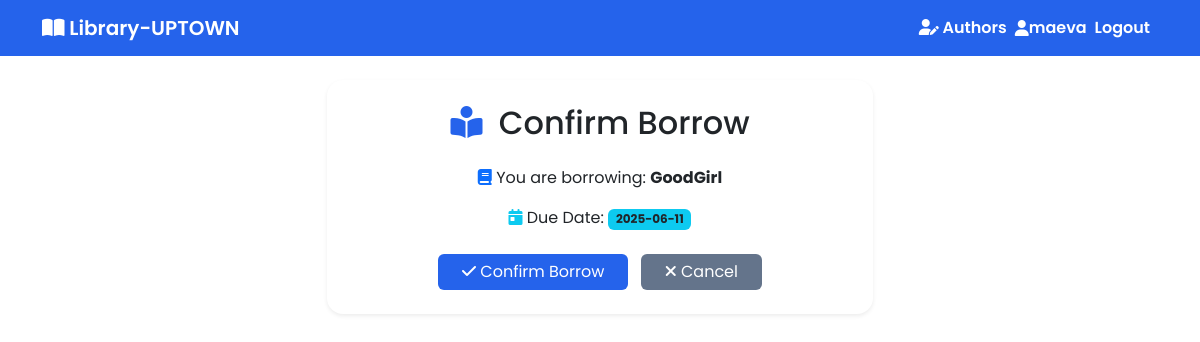
The page /library/books/1/borrow/ (signed in) on the database as committed earlier.
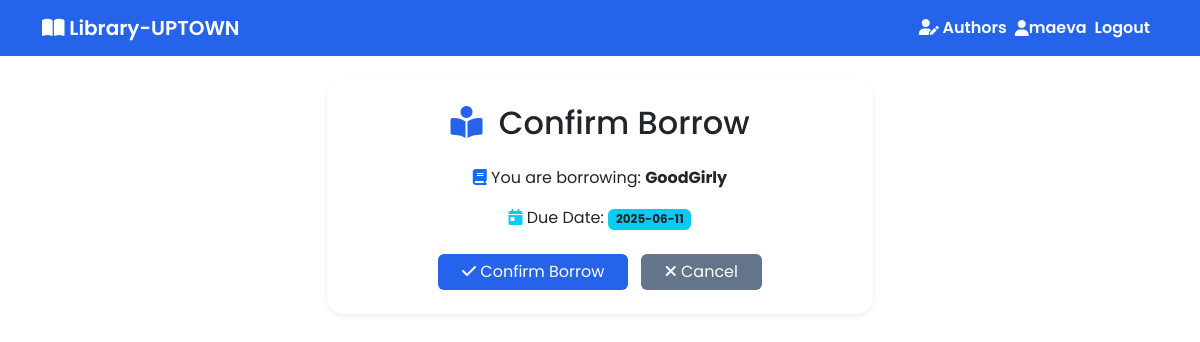
The same page on the database as committed later.
### library/models.py (models this page shows, shortened)
class Book(models.Model):
    CATEGORY_CHOICES = [
        ('FICTION', 'Fiction'),
        ('SCI-FI', 'Science Fiction'),
        ('BIOGRAPHY', 'Biography'),
        ('EDUCATION', 'Education')
    ]
    category = models.CharField(
        max_length=20,
        choices=CATEGORY_CHOICES,
        default='FICTION'
    )
    title = models.CharField(max_length=200)
    author = models.ForeignKey(Author, on_delete=models.CASCADE, related_name='books')
    isbn = models.CharField(
        'ISBN',
        max_length=13,
        unique=True,
        validators=[MinLengthValidator(13)]
    )
    publication_date = models.DateField()
    quantity = models.PositiveIntegerField(default=1)
    available = models.PositiveIntegerField(default=1)
    class Meta:
        ordering = ['title']

### library/views.py (the view, shortened to what this page needs)
# urls.py: path('books/<int:book_id>/borrow/', views.borrow_book, name='borrow-book'),
@login_required
def borrow_book(request, book_id):
    book = get_object_or_404(Book, pk=book_id)
    return render(request, 'library/borrow_confirm.html', {
        'book': book,
        'due_date': date.today() + timedelta(days=14)
    })

### library/templates/library/borrow_confirm.html (shortened to what this page needs)
{% extends 'base.html' %}
{% block extra_head %}
<link rel="stylesheet" href="https://cdnjs.cloudflare.com/ajax/libs/font-awesome/6.5.0/css/all.min.css">
{% endblock %}
{% block content %}
<div class="row justify-content-center">
    <div class="col-md-6">
        <div class="card shadow-sm border-0">
            <div class="card-body p-4">
                <h2 class="card-title mb-4 text-center">
                    <i class="fa-solid fa-book-reader"></i> Confirm Borrow
                </h2>
                <p class="text-center mb-3">
                    <i class="fa-solid fa-book text-primary"></i>
                    You are borrowing: <strong>{{ book.title }}</strong>
                </p>
                <p class="text-center mb-4">
                    <i class="fa-solid fa-calendar-day text-info"></i>
                    Due Date: <span class="badge bg-info text-dark">{{ due_date|date:"Y-m-d" }}</span>
                </p>
                <form method="post" class="text-center">
                    <button type="submit" class="btn btn-primary px-4 me-2">
                        <i class="fa-solid fa-check"></i> Confirm Borrow
                    </button>
                    <a href="{% url 'library:book-list' %}" class="btn btn-secondary px-4">
                        <i class="fa-solid fa-xmark"></i> Cancel
                    </a>
                </form>
            </div>
        </div>
    </div>
</div>
{% endblock %}

Rows that differ between the two databases and show on the page:
changed Book: title "GoodGirl" → "GoodGirly"
